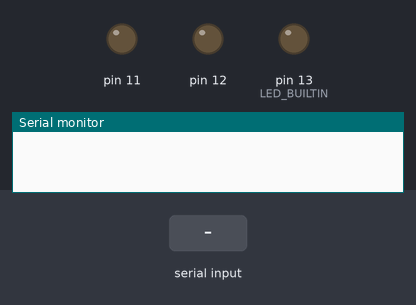
A sketch run on a simulated Arduino Uno, built with avr-gcc and run on an emulated ATmega328P. On the bench: output pins drawn as LEDs (lit = HIGH), the last lines printed to the serial monitor. The inputs (shaded band) are chosen by the test bench.

Above: at 1.2 s.
1.3 s: "w" received over Serial
At 2.7 s:
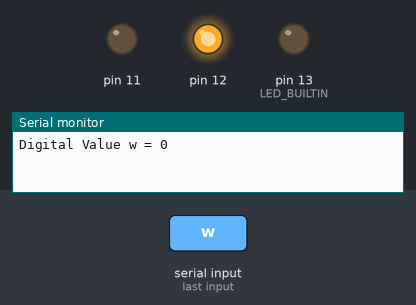
3.5 s: "z" received over Serial
At 5.2 s:
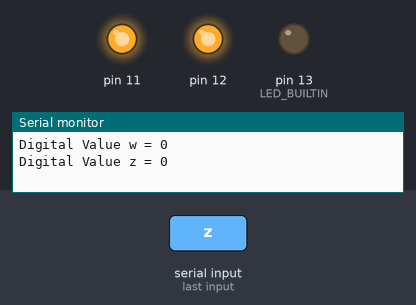
5.5 s: "t" received over Serial
At 7.0 s:
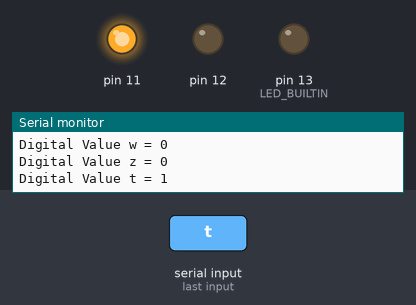
Timing chart, 0 to 8.5 s (numbered marks = the images above; inputs shaded):
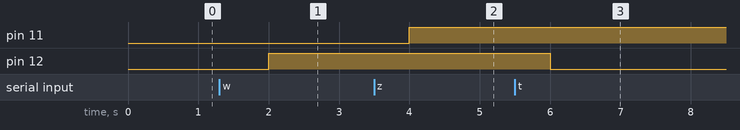

Measured:
- after the input at 1.3 s, pin 12: LOW → HIGH after 0.70 s
- after the input at 3.5 s, pin 11: LOW → HIGH after 0.50 s
- after the input at 5.5 s, pin 12: HIGH → LOW after 0.50 s

The sketch:

digitalWriteCore.ino
```cpp
int val = 0;
int val2 = 0;

void setup() {
  // put your setup code here, to run once:
  Serial.begin(9600); // Begen listening on port 9600 for serial
  pinMode(13, OUTPUT);
  pinMode(12, OUTPUT);
  pinMode(11, OUTPUT);
  pinMode(LED_BUILTIN, OUTPUT);
  digitalWrite(LED_BUILTIN, LOW);

}

void loop() {
  val = digitalRead(12);   // read the input pin
  val2 = digitalRead(11);
  if(Serial.available() > 0) // Read from serial port
    {
      char ReaderFromNode; // Store current character
      ReaderFromNode = (char) Serial.read();
      convertToState(ReaderFromNode); // Convert character to state
    }
  delay(1000);
}

void convertToState(char chr) {
//  int sensorValue = analogRead(A1);
//  int sensorValue2 = analogRead(A1);
   if(chr=='w'){
    digitalWrite(12, HIGH);
    Serial.print("Digital Value w = ");
    Serial.println(val);
//    Serial.print("Analog Value = ");
//    Serial.println(sensorValue);
  }
  if(chr=='t'){
    digitalWrite(12, LOW);
    Serial.print("Digital Value t = ");
    Serial.println(val);
//    Serial.print("Analog Value = ");
//    Serial.println(sensorValue);
  }

  if(chr=='z'){
    digitalWrite(11, HIGH);
    Serial.print("Digital Value z = ");
    Serial.println(val2);
//    Serial.print("Analog Value = ");
//    Serial.println(sensorValue2);
  }

  if(chr=='x'){
    digitalWrite(11, LOW);
    Serial.print("Digital Value x = ");
    Serial.println(val2);
//    Serial.print("Analog Value = ");
//    Serial.println(sensorValue2);
  }


  if(chr=='q'){
    digitalWrite(11, LOW);
    digitalWrite(12, LOW);
    Serial.print("Digital Value q = ");
    Serial.println(val);
//    Serial.print("Analog Value = ");
//    Serial.println(sensorValue2);
  }
}
```
